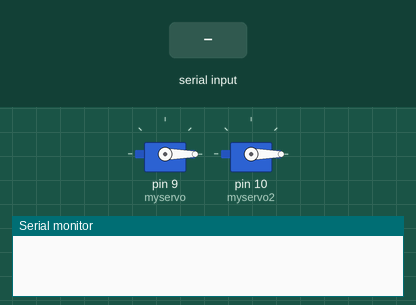
This sketch was run on a simulated Arduino Nano, built with avr-gcc and run on an emulated ATmega328P. Shown: 2 × servo, the last lines printed to the serial monitor. The inputs (shaded band) are chosen by the test bench.

Above: at 1.2 s.
1.3 s: "90,45\n" received over Serial
At 2.5 s:
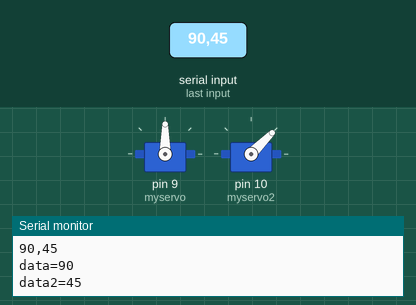
2.8 s: "1,90,45\n" received over Serial
At 3.1 s:
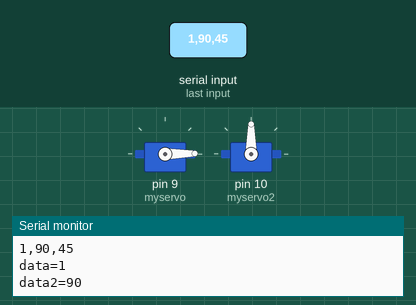
4.3 s: "30,150\n" received over Serial
At 5.1 s:
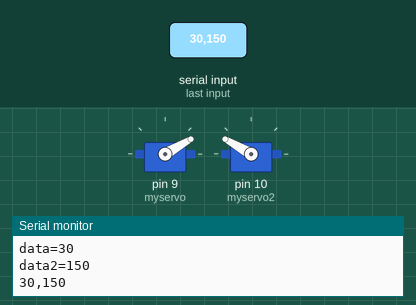
Timing chart, 0 to 7.3 s (numbered marks = the images above; inputs shaded):
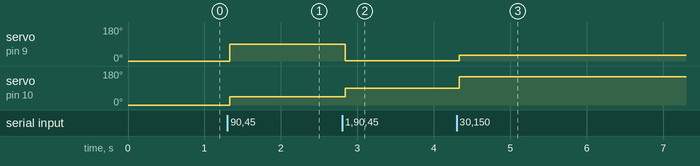

Measured:
- after the input at 1.3 s, servo on pin 9 (myservo): 0° → 90° at once; servo on pin 10 (myservo2): 0° → 45° at once
- after the input at 2.8 s, servo on pin 9 (myservo): 90° → 1° at once; servo on pin 10 (myservo2): 45° → 90° at once
- after the input at 4.3 s, servo on pin 9 (myservo): 1° → 30° at once; servo on pin 10 (myservo2): 90° → 150° at once

The sketch:

ESP32-Nano-Serial.ino
```cpp
#include <Servo.h>
Servo myservo;
Servo myservo2;
String data1;
int value1,value2;
void setup() {
Serial.begin(9600);
myservo.attach(9);  // attaches the servo on pin 9 to the servo object}
myservo2.attach(10);  // attaches the servo on pin 9 to the servo object}
}
void loop() {
  if(Serial.available()){
    data1= Serial.readStringUntil('\n');;
    }
    Serial.println(data1);

     int delimiterIndex = data1.indexOf(',');
    if (delimiterIndex != -1) {
      // Extract the first value
      String value1_str = data1.substring(0, delimiterIndex);
       value1 = value1_str.toInt();

      // Extract the second value
      String value2_str = data1.substring(delimiterIndex + 1);
       value2 = value2_str.toInt();
      Serial.print("data=");
      Serial.println(value1);
      Serial.print("data2=");
      Serial.println(value2);
}
myservo.write(value1);
myservo2.write(value2);
}
```
